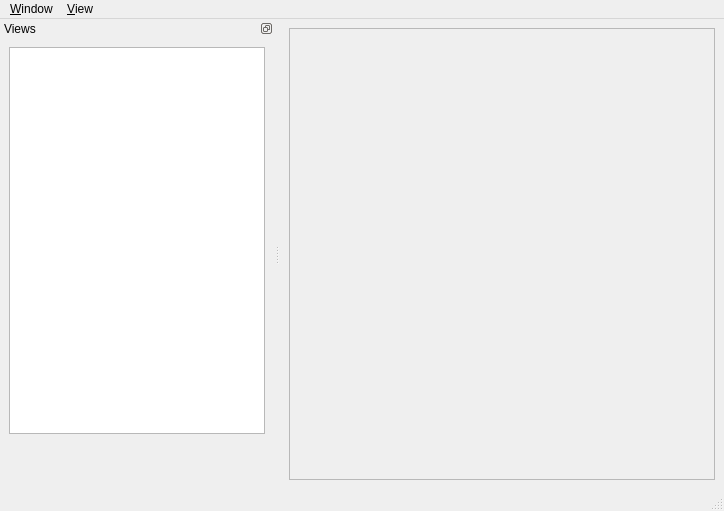
<?xml version="1.0" encoding="UTF-8"?>
<ui version="4.0">
 <class>MainWindow</class>
 <widget class="QMainWindow" name="MainWindow">
  <property name="geometry">
   <rect>
    <x>0</x>
    <y>0</y>
    <width>724</width>
    <height>511</height>
   </rect>
  </property>
  <property name="windowTitle">
   <string>CAST Viewer</string>
  </property>
  <widget class="QWidget" name="centralwidget">
   <layout class="QVBoxLayout" name="verticalLayout">
    <item>
     <widget class="QViewContainer" name="drawingArea">
      <property name="frameShape">
       <enum>QFrame::StyledPanel</enum>
      </property>
      <property name="frameShadow">
       <enum>QFrame::Raised</enum>
      </property>
      <layout class="QVBoxLayout" name="verticalLayout_2">
       <item>
        <widget class="QCastView" name="_cast_view_unused" native="true">
         <property name="minimumSize">
          <size>
           <width>200</width>
           <height>200</height>
          </size>
         </property>
        </widget>
       </item>
      </layout>
     </widget>
    </item>
   </layout>
  </widget>
  <widget class="QMenuBar" name="menubar">
   <property name="geometry">
    <rect>
     <x>0</x>
     <y>0</y>
     <width>724</width>
     <height>21</height>
    </rect>
   </property>
   <widget class="QMenu" name="menu_View">
    <property name="title">
     <string>&amp;View</string>
    </property>
    <addaction name="actViewSelectSubmenu"/>
    <addaction name="separator"/>
    <addaction name="actShowViewList"/>
    <addaction name="actRefreshViewList"/>
   </widget>
   <widget class="QMenu" name="menuQuit">
    <property name="title">
     <string>&amp;Window</string>
    </property>
    <addaction name="actNewWindow"/>
    <addaction name="actCloseSomeWindows"/>
    <addaction name="separator"/>
    <addaction name="actSaveWindowLayout"/>
    <addaction name="actRestoreWindowLayout"/>
   </widget>
   <addaction name="menuQuit"/>
   <addaction name="menu_View"/>
  </widget>
  <widget class="QStatusBar" name="statusbar"/>
  <widget class="QDockWidget" name="dockWidget">
   <property name="features">
    <set>QDockWidget::DockWidgetFloatable|QDockWidget::DockWidgetMovable</set>
   </property>
   <property name="windowTitle">
    <string>Views</string>
   </property>
   <attribute name="dockWidgetArea">
    <number>1</number>
   </attribute>
   <widget class="QWidget" name="dockWidgetContents">
    <layout class="QVBoxLayout" name="verticalLayout_3">
     <item>
      <widget class="QListWidget" name="listWidget">
       <property name="minimumSize">
        <size>
         <width>80</width>
         <height>0</height>
        </size>
       </property>
      </widget>
     </item>
     <item>
      <widget class="QCustomGuiPanel" name="wgCustomGui">
       <property name="minimumSize">
        <size>
         <width>0</width>
         <height>40</height>
        </size>
       </property>
      </widget>
     </item>
    </layout>
   </widget>
  </widget>
  <action name="actShowViewList">
   <property name="checkable">
    <bool>true</bool>
   </property>
   <property name="text">
    <string>Show list of &amp;views</string>
   </property>
   <property name="toolTip">
    <string>Show list of views</string>
   </property>
  </action>
  <action name="actRefreshViewList">
   <property name="text">
    <string>&amp;Refresh list of views</string>
   </property>
  </action>
  <action name="actNewWindow">
   <property name="text">
    <string>&amp;New window</string>
   </property>
  </action>
  <action name="actSaveWindowLayout">
   <property name="text">
    <string>&amp;Save window layout</string>
   </property>
  </action>
  <action name="actCloseSomeWindows">
   <property name="text">
    <string>Close some windows</string>
   </property>
  </action>
  <action name="actRestoreLayoutStartup">
   <property name="checkable">
    <bool>true</bool>
   </property>
   <property name="text">
    <string>Restore Layout at Startup</string>
   </property>
  </action>
  <action name="actRestoreWindowLayout">
   <property name="text">
    <string>&amp;Restore window layout</string>
   </property>
  </action>
  <action name="actViewSelectSubmenu">
   <property name="enabled">
    <bool>false</bool>
   </property>
   <property name="text">
    <string>Select</string>
   </property>
  </action>
 </widget>
 <customwidgets>
  <customwidget>
   <class>QCastView</class>
   <extends>QWidget</extends>
   <header>qtui/QCastView.hpp</header>
   <container>1</container>
  </customwidget>
  <customwidget>
   <class>QCustomGuiPanel</class>
   <extends>QFrame</extends>
   <header>qtui/QCustomGuiPanel.hpp</header>
   <container>1</container>
  </customwidget>
  <customwidget>
   <class>QViewContainer</class>
   <extends>QFrame</extends>
   <header>qtui/QViewContainer.hpp</header>
   <container>1</container>
  </customwidget>
 </customwidgets>
 <resources>
  <include location="jquery.qrc"/>
 </resources>
 <connections/>
</ui>
